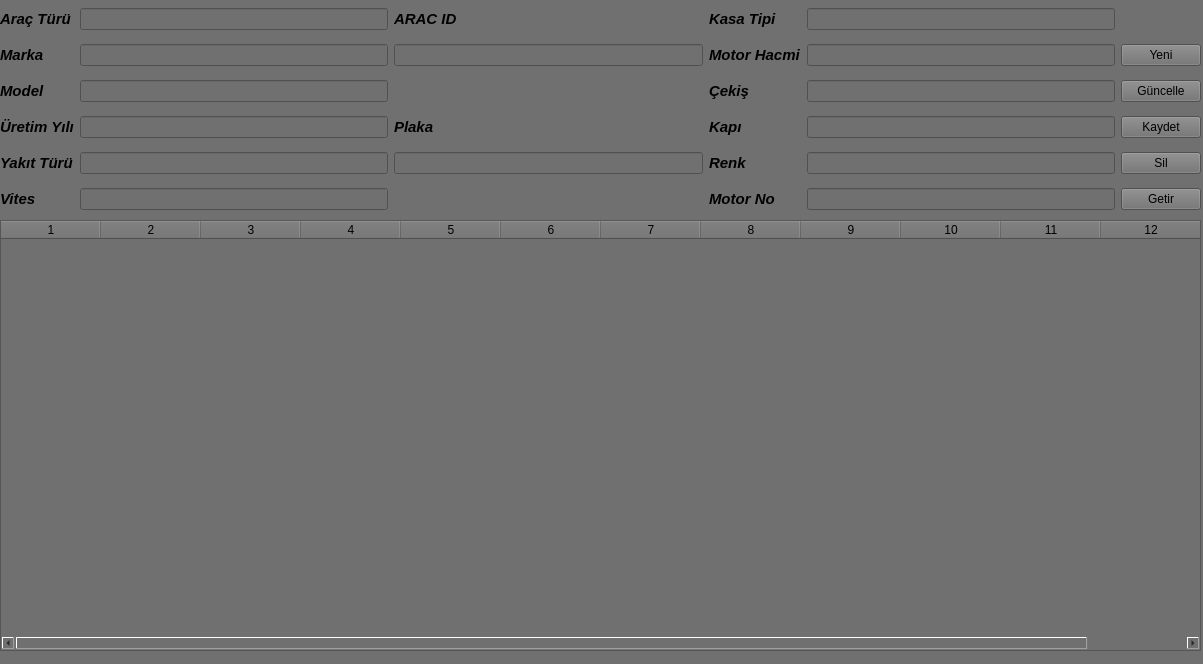
<?xml version="1.0" encoding="UTF-8"?>
<ui version="4.0">
 <class>Form</class>
 <widget class="QWidget" name="Form">
  <property name="geometry">
   <rect>
    <x>0</x>
    <y>0</y>
    <width>1203</width>
    <height>664</height>
   </rect>
  </property>
  <property name="windowTitle">
   <string>Araclar</string>
  </property>
  <property name="styleSheet">
   <string notr="true">background-color: rgb(112, 112, 112);</string>
  </property>
  <widget class="QWidget" name="formLayoutWidget">
   <property name="geometry">
    <rect>
     <x>0</x>
     <y>0</y>
     <width>1201</width>
     <height>222</height>
    </rect>
   </property>
   <layout class="QGridLayout" name="gridLayout_2">
    <item row="7" column="5">
     <widget class="QPushButton" name="pushButton_sil1">
      <property name="text">
       <string>Sil</string>
      </property>
     </widget>
    </item>
    <item row="7" column="2">
     <widget class="QLineEdit" name="lineEdit_plaka"/>
    </item>
    <item row="5" column="2">
     <spacer name="horizontalSpacer">
      <property name="orientation">
       <enum>Qt::Horizontal</enum>
      </property>
      <property name="sizeHint" stdset="0">
       <size>
        <width>40</width>
        <height>20</height>
       </size>
      </property>
     </spacer>
    </item>
    <item row="1" column="0">
     <widget class="QLabel" name="label_17">
      <property name="font">
       <font>
        <pointsize>11</pointsize>
        <italic>true</italic>
        <bold>true</bold>
       </font>
      </property>
      <property name="text">
       <string>Marka</string>
      </property>
     </widget>
    </item>
    <item row="5" column="0">
     <widget class="QLabel" name="label_18">
      <property name="font">
       <font>
        <pointsize>11</pointsize>
        <italic>true</italic>
        <bold>true</bold>
       </font>
      </property>
      <property name="text">
       <string>Model</string>
      </property>
     </widget>
    </item>
    <item row="1" column="1">
     <widget class="QLineEdit" name="lineEdit_marka"/>
    </item>
    <item row="0" column="1">
     <widget class="QLineEdit" name="lineEdit_aracTuru"/>
    </item>
    <item row="8" column="0">
     <widget class="QLabel" name="label_9">
      <property name="font">
       <font>
        <pointsize>11</pointsize>
        <italic>true</italic>
        <bold>true</bold>
       </font>
      </property>
      <property name="text">
       <string>Vites</string>
      </property>
     </widget>
    </item>
    <item row="7" column="4">
     <widget class="QLineEdit" name="lineEdit_renk"/>
    </item>
    <item row="7" column="1">
     <widget class="QLineEdit" name="lineEdit_yakit"/>
    </item>
    <item row="1" column="4">
     <widget class="QLineEdit" name="lineEdit_motorHacmi"/>
    </item>
    <item row="8" column="1">
     <widget class="QLineEdit" name="lineEdit_vites"/>
    </item>
    <item row="8" column="3">
     <widget class="QLabel" name="label_19">
      <property name="font">
       <font>
        <pointsize>11</pointsize>
        <italic>true</italic>
        <bold>true</bold>
       </font>
      </property>
      <property name="text">
       <string>Motor No</string>
      </property>
     </widget>
    </item>
    <item row="7" column="3">
     <widget class="QLabel" name="label_21">
      <property name="font">
       <font>
        <pointsize>11</pointsize>
        <italic>true</italic>
        <bold>true</bold>
       </font>
      </property>
      <property name="text">
       <string>Renk</string>
      </property>
     </widget>
    </item>
    <item row="0" column="4">
     <widget class="QLineEdit" name="lineEdit_kasa"/>
    </item>
    <item row="0" column="3">
     <widget class="QLabel" name="label_16">
      <property name="font">
       <font>
        <pointsize>11</pointsize>
        <italic>true</italic>
        <bold>true</bold>
       </font>
      </property>
      <property name="text">
       <string>Kasa Tipi</string>
      </property>
     </widget>
    </item>
    <item row="8" column="4">
     <widget class="QLineEdit" name="lineEdit_motor"/>
    </item>
    <item row="6" column="3">
     <widget class="QLabel" name="label_23">
      <property name="font">
       <font>
        <pointsize>11</pointsize>
        <italic>true</italic>
        <bold>true</bold>
       </font>
      </property>
      <property name="text">
       <string>Kapı</string>
      </property>
     </widget>
    </item>
    <item row="5" column="3">
     <widget class="QLabel" name="label_24">
      <property name="font">
       <font>
        <pointsize>11</pointsize>
        <italic>true</italic>
        <bold>true</bold>
       </font>
      </property>
      <property name="text">
       <string>Çekiş</string>
      </property>
     </widget>
    </item>
    <item row="0" column="2">
     <widget class="QLabel" name="label_4">
      <property name="font">
       <font>
        <pointsize>11</pointsize>
        <italic>true</italic>
        <bold>true</bold>
       </font>
      </property>
      <property name="text">
       <string>ARAC ID</string>
      </property>
     </widget>
    </item>
    <item row="6" column="0">
     <widget class="QLabel" name="label_20">
      <property name="font">
       <font>
        <pointsize>11</pointsize>
        <italic>true</italic>
        <bold>true</bold>
       </font>
      </property>
      <property name="text">
       <string>Üretim Yılı</string>
      </property>
     </widget>
    </item>
    <item row="5" column="5">
     <widget class="QPushButton" name="pushButton_update1">
      <property name="text">
       <string>Güncelle</string>
      </property>
     </widget>
    </item>
    <item row="1" column="5">
     <widget class="QPushButton" name="pushButton_yeni1">
      <property name="text">
       <string>Yeni</string>
      </property>
     </widget>
    </item>
    <item row="5" column="4">
     <widget class="QLineEdit" name="lineEdit_cekis"/>
    </item>
    <item row="1" column="3">
     <widget class="QLabel" name="label_15">
      <property name="font">
       <font>
        <pointsize>11</pointsize>
        <italic>true</italic>
        <bold>true</bold>
       </font>
      </property>
      <property name="text">
       <string>Motor Hacmi</string>
      </property>
     </widget>
    </item>
    <item row="0" column="0">
     <widget class="QLabel" name="label_25">
      <property name="font">
       <font>
        <pointsize>11</pointsize>
        <italic>true</italic>
        <bold>true</bold>
       </font>
      </property>
      <property name="text">
       <string>Araç Türü</string>
      </property>
     </widget>
    </item>
    <item row="6" column="4">
     <widget class="QLineEdit" name="lineEdit_kapi"/>
    </item>
    <item row="5" column="1">
     <widget class="QLineEdit" name="lineEdit_model"/>
    </item>
    <item row="1" column="2">
     <widget class="QLineEdit" name="lineEdit_aracid">
      <property name="enabled">
       <bool>true</bool>
      </property>
     </widget>
    </item>
    <item row="7" column="0">
     <widget class="QLabel" name="label_22">
      <property name="font">
       <font>
        <pointsize>11</pointsize>
        <italic>true</italic>
        <bold>true</bold>
       </font>
      </property>
      <property name="text">
       <string>Yakıt Türü</string>
      </property>
     </widget>
    </item>
    <item row="6" column="1">
     <widget class="QLineEdit" name="lineEdit_uretimYil"/>
    </item>
    <item row="6" column="2">
     <widget class="QLabel" name="label">
      <property name="font">
       <font>
        <pointsize>11</pointsize>
        <italic>true</italic>
        <bold>true</bold>
       </font>
      </property>
      <property name="text">
       <string>Plaka</string>
      </property>
     </widget>
    </item>
    <item row="6" column="5">
     <widget class="QPushButton" name="pushButton_kaydet1">
      <property name="text">
       <string>Kaydet</string>
      </property>
     </widget>
    </item>
    <item row="8" column="5">
     <widget class="QPushButton" name="pushButton_getir1">
      <property name="text">
       <string>Getir</string>
      </property>
     </widget>
    </item>
   </layout>
  </widget>
  <widget class="QTableWidget" name="tableWidget">
   <property name="enabled">
    <bool>true</bool>
   </property>
   <property name="geometry">
    <rect>
     <x>0</x>
     <y>220</y>
     <width>1201</width>
     <height>431</height>
    </rect>
   </property>
   <column>
    <property name="text">
     <string>1</string>
    </property>
   </column>
   <column>
    <property name="text">
     <string>2</string>
    </property>
   </column>
   <column>
    <property name="text">
     <string>3</string>
    </property>
   </column>
   <column>
    <property name="text">
     <string>4</string>
    </property>
   </column>
   <column>
    <property name="text">
     <string>5</string>
    </property>
   </column>
   <column>
    <property name="text">
     <string>6</string>
    </property>
   </column>
   <column>
    <property name="text">
     <string>7</string>
    </property>
   </column>
   <column>
    <property name="text">
     <string>8</string>
    </property>
   </column>
   <column>
    <property name="text">
     <string>9</string>
    </property>
   </column>
   <column>
    <property name="text">
     <string>10</string>
    </property>
   </column>
   <column>
    <property name="text">
     <string>11</string>
    </property>
   </column>
   <column>
    <property name="text">
     <string>12</string>
    </property>
   </column>
  </widget>
 </widget>
 <tabstops>
  <tabstop>lineEdit_aracTuru</tabstop>
  <tabstop>lineEdit_kasa</tabstop>
  <tabstop>lineEdit_marka</tabstop>
  <tabstop>lineEdit_motorHacmi</tabstop>
  <tabstop>lineEdit_model</tabstop>
  <tabstop>lineEdit_cekis</tabstop>
  <tabstop>lineEdit_uretimYil</tabstop>
  <tabstop>lineEdit_kapi</tabstop>
  <tabstop>lineEdit_yakit</tabstop>
  <tabstop>lineEdit_renk</tabstop>
  <tabstop>lineEdit_vites</tabstop>
  <tabstop>lineEdit_motor</tabstop>
  <tabstop>lineEdit_plaka</tabstop>
  <tabstop>tableWidget</tabstop>
  <tabstop>pushButton_kaydet1</tabstop>
  <tabstop>pushButton_update1</tabstop>
  <tabstop>pushButton_yeni1</tabstop>
  <tabstop>pushButton_sil1</tabstop>
  <tabstop>lineEdit_aracid</tabstop>
 </tabstops>
 <resources/>
 <connections/>
</ui>
